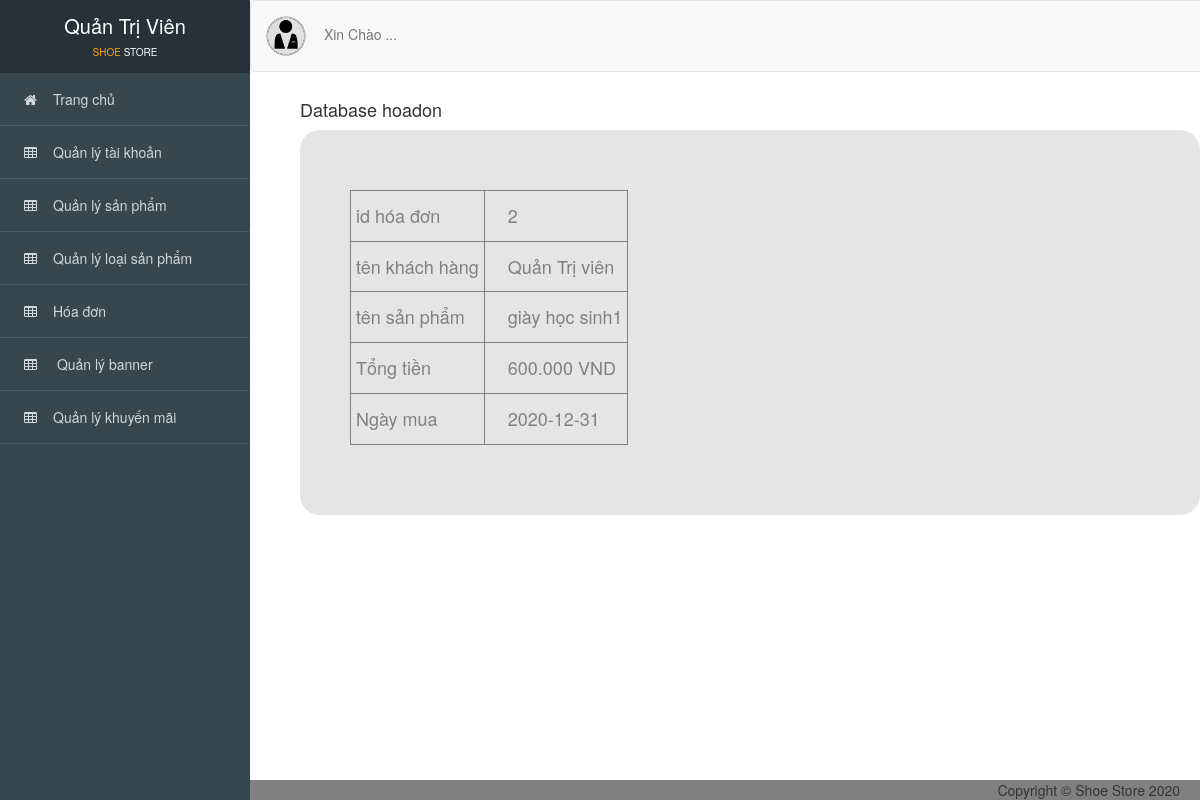
The page /admin/index.php?action=xemhoadon&id=2&idSP=2&idUser=1 on the database its author committed.
### tables this page shows
CREATE TABLE `hoadon` (
  `idhoadon` int(11) NOT NULL,
  `idUser` int(11) NOT NULL,
  `idSP` int(11) NOT NULL,
  `tongtien` int(11) NOT NULL,
  `trangthai` int(11) NOT NULL,
  `soluongmua` int(11) NOT NULL,
  `ngaymua` date NOT NULL
);

CREATE TABLE `user` (
  `idUser` int(11) NOT NULL,
  `ho` varchar(255) NOT NULL,
  `ten` varchar(255) NOT NULL,
  `email` varchar(255) NOT NULL,
  `diachi` varchar(255) NOT NULL,
  `gioitinh` varchar(255) NOT NULL,
  `sodienthoai` varchar(255) NOT NULL,
  `tendangnhap` varchar(255) NOT NULL,
  `matkhau` varchar(255) NOT NULL,
  `idQuyen` int(11) NOT NULL
);

CREATE TABLE `sanpham` (
  `idSP` int(11) NOT NULL,
  `idKM` int(11) NOT NULL,
  `idLoaiSP` int(11) NOT NULL,
  `idcolor` int(11) NOT NULL,
  `idsize` int(11) NOT NULL,
  `tenSP` varchar(255) NOT NULL,
  `Dongia` int(11) NOT NULL,
  `anh1` varchar(255) NOT NULL,
  `anh2` varchar(255) NOT NULL,
  `anh3` varchar(255) NOT NULL,
  `ngaynhap` date NOT NULL,
  `mota` varchar(255) NOT NULL,
  `soluong` int(255) NOT NULL
);

### admin/controller_admin/duyethoadon.php (called while the page is built, shortened)
<?php
    require_once('./model_admin/hoadon.php');
    class hoadoncontroller
    {
    	var $hoadon_model;
    	public function __construct()
    	{
    		$this->hoadon_model = new hoadon();
    	}
         public function chitiet_hoadon()
         {
            $id = isset($_GET['id']) ? $_GET['id'] : '1';
            $data = $this->hoadon_model->find($id);
            $idUser = isset($_GET['idUser']) ? $_GET['idUser'] : '1';
            $name_user = $this->hoadon_model->user($idUser);
            $idSP = isset($_GET['idSP']) ? $_GET['idSP'] : '1';
            $name_sanpham = $this->hoadon_model->sanpham($idSP);
            require_once('views_admin/index.php');
         }
       }
?>

### admin/model_admin/ketnoi.php (called while the page is built, shortened)
<?php
    class ketnoi
    {
    	function __construct()
    	{
    		$host = "localhost";
    		$username ="root";
    		$password = "";
    		$dbname = "shoe_store";
    		$this->connect = new mysqli($host,$username,$password,$dbname);
    	}
    }
?>

### admin/model_admin/hoadon.php (called while the page is built, shortened)
<?php
    require_once('ketnoi.php');
    class hoadon
    {
    	var $conn;
    	function __construct()
    	{
    		$connect_obj = new ketnoi();
    		$this->conn = $connect_obj->connect;
    	}
    	function find($id)
        {
            $query = "SELECT * FROM hoadon WHERE idhoadon=$id";
            return $this->conn->query($query)->fetch_assoc();
        }
         function user($id)
         {
             $query = "SELECT * FROM user WHERE idUser=$id";
            return $this->conn->query($query)->fetch_assoc();
         }
         function sanpham($id)
         {
             $query = "SELECT * FROM sanpham WHERE idSP=$id";
             return $this->conn->query($query)->fetch_assoc();
         }
    }
?>

### admin/views_admin/hoadon/xem.php (the view)
<div id="viewport">
<div class="container-fluid" id="noidung">
      <h4>Database hoadon</h4>
      <div style="background-color: #e5e5e5; padding: 60px 50px 10px; color:gray;border-radius: 20px;">
        <table border="1" cellpadding="5">
          <tr>
            <td><h4>id hóa đơn </h4></td>
            <td><h4> &emsp;<?= $data['idhoadon'];   ?>  </h4></td>
          </tr>
          <tr>
            <td><h4>tên khách hàng</h4></td>
            <td><h4> &emsp;<?= $name_user['ho'];   ?> <?= $name_user['ten'];   ?>   </h4></td>
          </tr>
          <tr>
            <td><h4>tên sản phẩm</h4></td>
            <td><h4> &emsp;<?= $name_sanpham['tenSP'];   ?>  </h4></td>
          </tr>
          <tr>
            <td><h4>Tổng tiền </h4></td>
            <td><h4> &emsp;<?= $data['tongtien'];   ?>.000 VND  </h4></td>
          </tr>
          <tr>
            <td><h4>Ngày mua </h4></td>
            <td><h4> &emsp;<?= $data['ngaymua'];   ?></h4></td>
          </tr>
        </table>
        <br>
        <br>
        <br>
      </div>
</div>
</div>

### admin/public_admin/css/style.css (style rules this page uses)
body { overflow-x: hidden; font-family: 'Roboto', sans-serif; font-size: 16px; }
#viewport { padding-left: 250px; -webkit-transition: all 0.5s ease; -moz-transition: all 0.5s ease; -o-transition: all 0.5s ease; transition: all 0.5s ease; }
#noidung { padding-top: 90px; padding-left: 50px; background-color: white; }

### rows shown on the page
hoadon: idhoadon "2", tongtien "600", ngaymua "2020-12-31"
user: ho "Quản", ten "Trị viên"
sanpham: tenSP "giày học sinh1"
